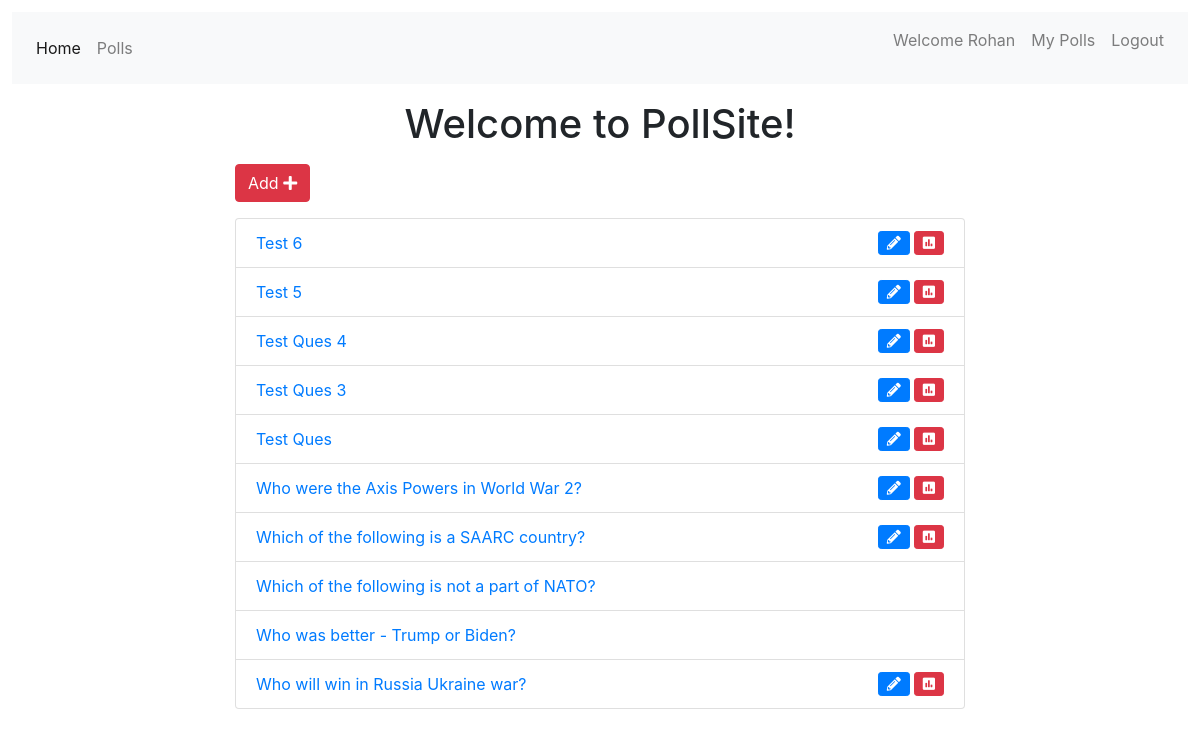
The app's page /polls/list/ (signed in) with its own data.
### accounts/models.py (models this page shows, shortened)
class User_meta_data(models.Model):
    first_name = models.CharField(max_length=200,null=True,blank=True)
    last_name = models.CharField(max_length=200, null=True, blank=True)
    user = models.ForeignKey(User,related_name='usermeta',on_delete=models.CASCADE)

### polls/models.py (models this page shows, shortened)
class Poll_question(models.Model):
    question_body = models.CharField(max_length=200)
    is_single = models.BooleanField(default=1, verbose_name="Single Choice")
    published_date = models.DateTimeField('Date Published', default=timezone.now)
    creator = models.ForeignKey(User, on_delete=models.CASCADE)
    class Meta:
        ordering = ['-published_date']

### polls/views.py (the view)
# urls.py: path('list/', views.polls_list, name='list'),
@login_required()
def polls_list(request):
    all_questions = Poll_question.objects.all()
    user_meta = User_meta_data.objects.get(id=request.user.id)
    context = {
        'polls': all_questions,
        'media_icons': False,
        'user': user_meta
    }
    return render(request, 'polls/polls_list.html', context)

### polls/templates/polls/polls_list.html (shortened to what this page needs)
{% extends 'base.html' %}
{% block content %}
<div class="container">
    <div class="row">
        <div class="col-md-8 offset-sm-2" style="padding-bottom: 1vw;background-color: rgba(255, 255, 255, 0.9);">
            <h1 class="text-center mt-3 mb-3">Welcome to PollSite!</h1>
            <a class="btn btn-danger mb-3" href="{% url 'polls:add' %}" role="button">Add <i class="fas fa-plus"></i></a>
            <ul class="list-group">
                {% for poll in polls %}
                <li class="list-group-item">
                    <a href="{% url 'polls:detail' poll.id %}">
                        {{ poll.question_body|truncatewords:10 }}
                    </a>
                    {% if request.user == poll.creator %}
                    <a href="{% url 'polls:result' poll.id %}" data-toggle="tooltip" data-placement="top" title="Poll Result">
                        <i class="fas fa-poll float-right btn btn-danger btn-sm">
                        </i>
                    </a>
                    <a href="{% url 'polls:edit' poll.id %}" class="mr-3" data-toggle="tooltip" data-placement="top" title="Edit Poll">
                        <i class="fas fa-pencil-alt float-right btn btn-primary btn-sm mr-1">
                        </i>
                    </a>
                    {% endif %}
                </li>
                {% endfor %}
            </ul>
        </div>
    </div>
</div>
{% endblock content %}

### templates/navbar.html (shortened to what this page needs)
<nav class="navbar navbar-expand-sm navbar-light bg-light">
    <div class="collapse navbar-collapse" id="collapsibleNavId">
        <ul class="navbar-nav mr-auto mt-2 mt-lg-0">
            <li class="nav-item active">
                <a class="nav-link" href="{% url 'home' %}">Home <span class="sr-only">(current)</span></a>
            </li>
            {% if request.user.is_authenticated %}
            <li class="nav-item">
                <a class="nav-link" href="{% url 'polls:list' %}">Polls</a>
            </li>
            {% endif %}
        </ul>
        <div class="navbar-nav ml-auto">
            {% if request.user.is_authenticated %}
            <p class="nav-link">Welcome {{user.first_name}}</p>
            <a class="nav-link" href="{% url 'polls:list_by_user' %}">My Polls</a>
            <a class="nav-link" href="{% url 'accounts:logout' %}">Logout</a>
            {% else %}
            <a class="nav-link" href="{% url 'accounts:login' %}">Login</a>
            <a class="nav-link" href="{% url 'accounts:register' %}">Register</a>
            {% endif %}
        </div>
    </div>
</nav>

### templates/base.html (style rules this page uses)
html, body { height: 100%; padding: 0.5vw; }

### polls/templates/polls/polls_list.html (style rules this page uses)
body { background-image: url('https://www.vevox.com/getmedia/00b2a9e0-8835-418a-b6da-3c0d88b52cf8/Conferences-Events-Header-01.jpg'); background-size: cover; }

### records on screen
User_meta_data: first_name "Rohan"
Poll_question: question_body "Test 6"
Poll_question: question_body "Test 5"
Poll_question: question_body "Test Ques 4"
Poll_question: question_body "Test Ques 3"
Poll_question: question_body "Test Ques"
Poll_question: question_body "Who were the Axis Powers in World War 2?"
Poll_question: question_body "Which of the following is a SAARC country?"
Poll_question: question_body "Which of the following is not a part of NATO?"
Poll_question: question_body "Who was better - Trump or Biden?"
Poll_question: question_body "Who will win in Russia Ukraine war?"
